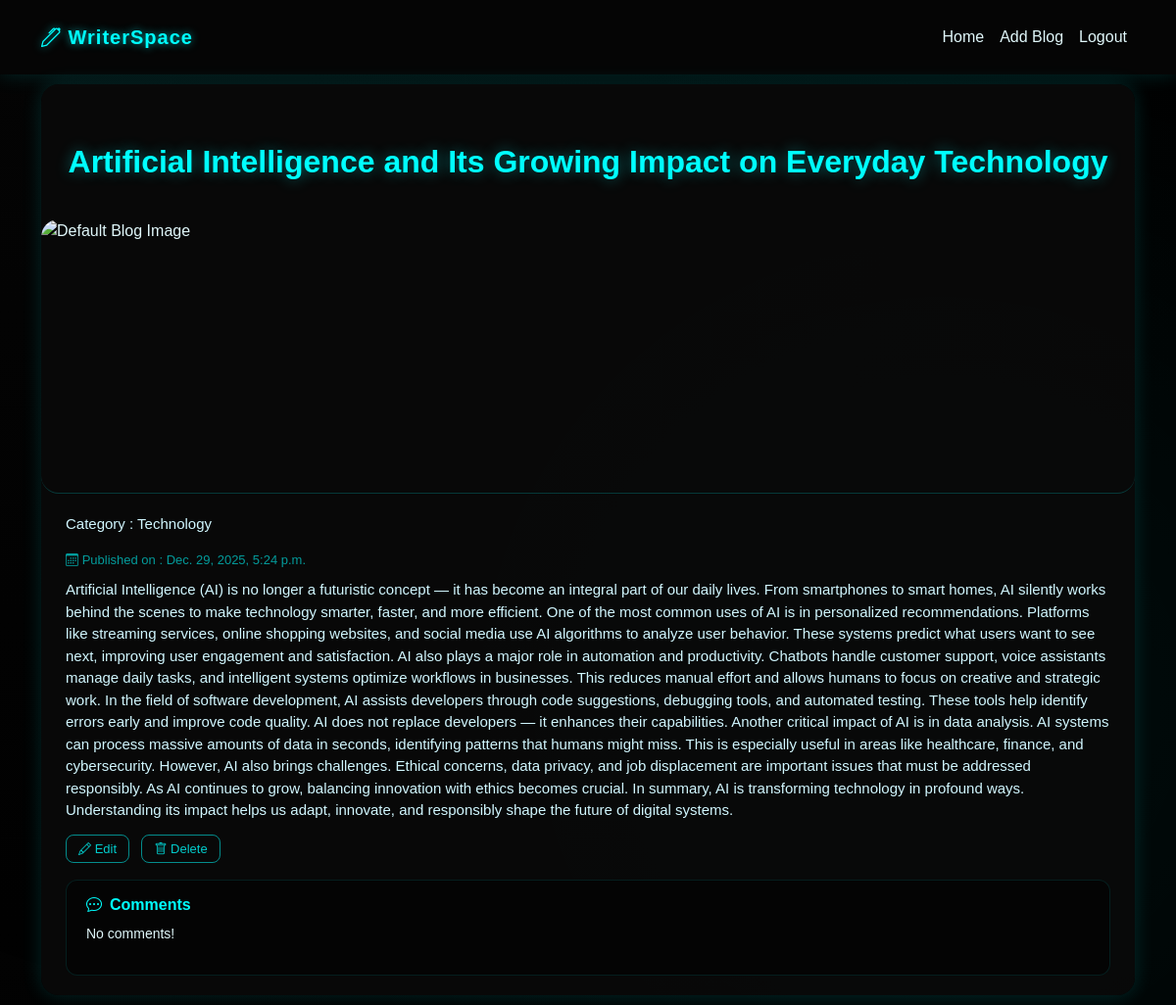
The page /writer/blogs/32 on the database its author committed.
### blog_app/models.py (models this page shows, shortened)
class Blog(models.Model):
    writer=models.ForeignKey(User,on_delete=models.CASCADE,limit_choices_to={'role':'writer'})
    blog_title=models.CharField(max_length=100)
    category_options=[
        ('Technology','Technology'),
        ('Lifestyle','Lifestyle'),
        ('Travel','Travel'),
        ('Food','Food'),
        ('Education','Education'),
        ('Other','Other'),
    ]
    category=models.CharField(max_length=100,choices=category_options)
    status_options=[
        ('draft','Draft'),
        ('published','Published'),
    ]
    status=models.CharField(max_length=100,choices=status_options,default='draft')
    content=models.CharField(max_length=1000)
    image=models.FileField(upload_to='medias')
    created_at=models.DateTimeField(auto_now_add=True)
    reading_time=models.PositiveBigIntegerField(default=1)

### blog_app/views.py (the view)
# urls.py: path('writer/blogs/<int:id>', views.WriterBlogs.as_view(),name='writer-blogs'),
class WriterBlogs(View):
    def get(self,request,**kwargs):
        blog=Blog.objects.get(id=kwargs.get("id"))
        comments=Comments.objects.filter(blog=blog)
        return render(request,'writer_blogs.html',{'blog':blog,'comments':comments})

### blog_app/templates/writer_blogs.html (shortened to what this page needs)
{% load static %}
<!DOCTYPE html>
<html lang="en">
<head>
  <link href="https://cdn.jsdelivr.net/npm/bootstrap@5.3.3/dist/css/bootstrap.min.css" rel="stylesheet" />
  <link href="https://cdn.jsdelivr.net/npm/bootstrap-icons@1.11.3/font/bootstrap-icons.css" rel="stylesheet" />
  <link href="{% static 'css/writer_blogs.css' %}" rel="stylesheet" >
</head>
<body>
  <div class="glow-bg"></div>
  <nav class="navbar navbar-expand-lg navbar-dark">
    <div class="container">
      <a class="navbar-brand" href="#"><i class="bi bi-pen"></i> WriterSpace</a>
      <div class="collapse navbar-collapse" id="navmenu">
        <ul class="navbar-nav ms-auto">
          <li class="nav-item"><a href="{% url 'writer-home' %}" class="nav-link">Home</a></li>
          <li class="nav-item"><a href="{% url 'add-blog' %}" class="nav-link">Add Blog</a></li>
          <li class="nav-item"><a href="{% url 'logout' %}" class="nav-link">Logout</a></li>
        </ul>
      </div>
    </div>
  </nav>
  <div class="container">
    <div class="blog-card">
      <h2>{{ blog.blog_title }}</h2>
          {% if blog.image and blog.image.url %}
          <img src="{{ blog.image.url }}" class="blog-img" alt="Blog Image">
          {% else %}
          <img src="{% static 'images/blog_default.png' %}" class="blog-img" alt="Default Blog Image">
          {% endif %}
      <div class="card-body">
        <p class="blog-text">Category : {{ blog.category }}</p>
        <p class="blog-meta"><i class="bi bi-calendar3"></i> Published on : {{ blog.created_at }}</p>
        <p class="blog-text">{{ blog.content }}</p>
        <div class="action-btns">
          <a href="{% url 'update-blogs' blog.id %}"><i class="bi bi-pencil"></i> Edit</a>
          <a href="{% url 'delete-blog' blog.id %}"><i class="bi bi-trash"></i> Delete</a>
        </div>
        <div class="comment-box">
          <h6><i class="bi bi-chat-dots" style="padding-right: 8px;"></i>Comments</h6>
          {% if comments %}
          {% for comment in comments %}
          <div class="comment">
            <p class="commenter">{{ comment.user.first_name }}</p>
            <p class="comment-text">{{ comment.comment }}</p>
          </div>
          {% endfor %}
          {% else %}
            <p class="comment-text">No comments!</p>
          {% endif %}
        </div>
      </div>
    </div>
  </div>
</body>
</html>

### blog_app/static/css/writer_blogs.css (style rules this page uses)
body { background: radial-gradient(circle at top left, #050505, #000); font-family: "Poppins", sans-serif; color: #e0f7fa; overflow-x: hidden; }
.glow-bg { position: fixed; top: 0; left: 0; width: 100%; height: 100%; background: radial-gradient(circle at 20% 30%, rgba(0, 0, 0, 0.1), transparent 60%), radial-gradient(circle at 80% 70%, rgba(0, 255, 255, 0.05), transparent 60%); z-index: 0; animation: glowMove 10s ease-in-out infinite alternate; }
.container { position: relative; z-index: 2; padding-top: 10px; padding-bottom: 10px; }
h2 { color: #00ffff; text-shadow: 0 0 15px rgba(0, 255, 255, 0.4); font-weight: 600; text-align: center; margin-bottom: 40px; margin-top: 60px; }
.blog-card { background: rgba(10, 10, 10, 0.85); border-radius: 18px; overflow: hidden; box-shadow: 0 0 20px rgba(0, 255, 255, 0.15); transition: all 0.3s ease; }
.blog-card img { width: 100%; height: 280px; object-fit: cover; display: block; border-bottom: 1px solid rgba(0, 255, 255, 0.2); border-radius: 18px 18px ; }
.blog-img { width: 100%; height: 280px; object-fit: cover; border-bottom: 1px solid rgba(0, 255, 255, 0.2); }
.card-body { padding: 20px 25px; }
.blog-meta { font-size: 13px; color: #00ffff99; margin-bottom: 10px; }
.blog-text { color: #d1f7ff; font-size: 15px; margin-bottom: 15px; }
.action-btns a { text-decoration: none; border: 1px solid #00ffff88; padding: 6px 12px; border-radius: 8px; font-size: 13px; color: #00ffffcc; margin-right: 8px; transition: 0.3s; }
.comment-box { margin-top: 20px; background: rgba(0, 0, 0, 0.4); border-radius: 12px; padding: 15px 20px; border: 1px solid rgba(0, 255, 255, 0.1); }
.comment-box h6 { color: #00ffff; font-weight: 600; margin-bottom: 10px; }
.comment-text { color: #e0f7fa; font-size: 14px; }
.navbar { background-color: #050505; box-shadow: 0 0 20px rgba(0, 255, 255, 0.15); }
.navbar-brand { color: #00ffff; font-weight: 600; text-shadow: 0 0 8px #00ffff99; letter-spacing: 1px; }
.nav-link { color: #e0f7fa !important; transition: 0.3s; }

### rows shown on the page
Blog: blog_title "Artificial Intelligence and Its Growing Impact on Everyday Technology", category "Technology", created_at "Dec. 29, 2025, 5:24 p.m.", content "Artificial Intelligence (AI) is no longer a futuristic concept — it has become an integral part of our daily lives. From smartphones to smart homes, AI silently works behind the scenes to make technology smarter, faster, and more efficient. One of the most common uses of AI is in personalized recommendations. Platforms like streaming services, online shopping websites, and social media use AI algorithms to analyze user behavior. These systems predict what users want to see next, improving user engagement and satisfaction. AI also plays a major role in automation and productivity. Chatbots handle customer support, voice assistants manage daily tasks, and intelligent systems optimize…"
